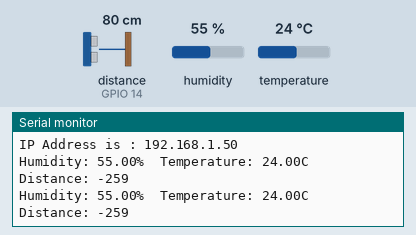
Bench run of a sketch on a simulated ESP32. Shown: the last lines printed to the serial monitor. Wiring (inferred from the names in the program): ultrasonic range finder: trigger GPIO 12; echo GPIO 14. The test bench sets the inputs (shaded band); at power-on: distance to the obstacle (sensor on GPIO 14) 80 cm, humidity 55 %, temperature 24 °C. The echo pulse lasts 58.3 µs per cm; WiFi joins after 1.5 s; servers stay silent unless stated.

Above: at 3.7 s.
3.8 s: distance to the obstacle (sensor on GPIO 14) set to 2 cm
At 5.1 s:
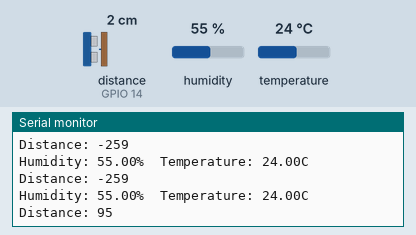
5.3 s: humidity set to 22 %
At 6.6 s:
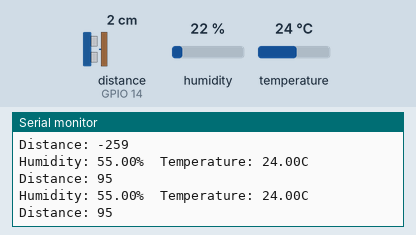
6.8 s: temperature set to 12 °C
At 8.1 s:
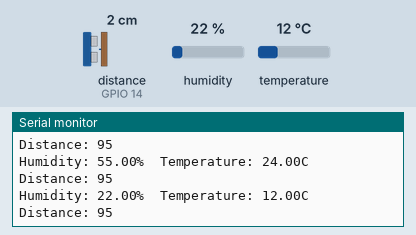
8.3 s: distance to the obstacle (sensor on GPIO 14) set to 4 cm
At 9.6 s:
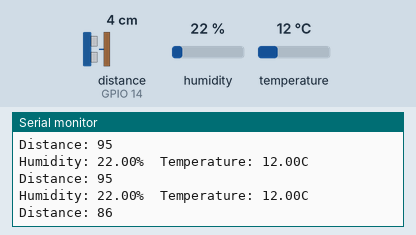
9.8 s: humidity set to 40 %
At 11.4 s:
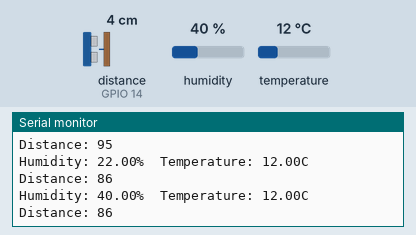
Timing chart, 0 to 12.3 s (numbered marks = the images above; inputs shaded):
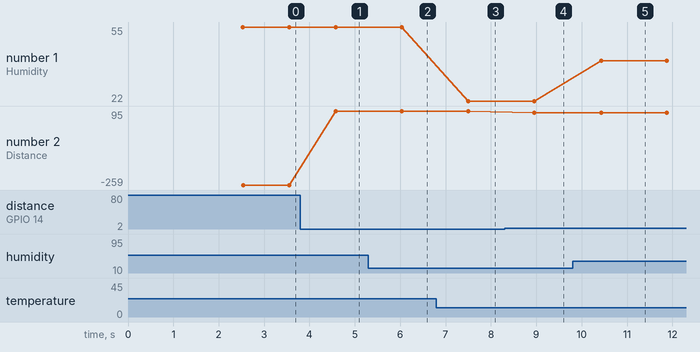

The sketch:

Client_Alerts.ino
```cpp
#include <WiFi.h>                                                    // esp8266 library

#include <IOXhop_FirebaseESP32.h>                                                // firebase library
#include <DHT.h>                                                            // dht11 temperature and humidity sensor library


#define FIREBASE_HOST "https://mrrobot-29a3f.firebaseio.com/"                          // the project name address from firebase id
#define FIREBASE_AUTH "lvzM8siKpBTNgeL8ea8qBrkngVfqRjgJnqFDCdwF"            // the secret key generated from firebase

#define WIFI_SSID "Connect"                                             // input your home or public wifi name
#define WIFI_PASSWORD "zxcvbnma"                                    //password of wifi ssid

#define DHTPIN 22                                                           // what digital pin we're connected to
#define DHTTYPE DHT11                                                       // select dht type as DHT 11 or DHT22
DHT dht(DHTPIN, DHTTYPE);

const int trigPin = 12;
const int echoPin = 14;

long duration;
int distance;
 int GarbageLevel;
void setup() {
  Serial.begin(9600);

  pinMode(trigPin, OUTPUT); // Sets the trigPin as an Output
  pinMode(echoPin, INPUT); // Sets the echoPin as an Input

  delay(1000);
  WiFi.begin(WIFI_SSID, WIFI_PASSWORD);                                     //try to connect with wifi
  Serial.print("Connecting to ");
  Serial.print(WIFI_SSID);
  while (WiFi.status() != WL_CONNECTED) {
    Serial.print(".");
    delay(500);
  }
  Serial.println();
  Serial.print("Connected to ");
  Serial.println(WIFI_SSID);
  Serial.print("IP Address is : ");
  Serial.println(WiFi.localIP());                                            //print local IP address
  Firebase.begin(FIREBASE_HOST, FIREBASE_AUTH);   // connect to firebase
  dht.begin();                                                               //Start reading dht sensor
}

void loop() {
  float h = dht.readHumidity();                                              // Reading temperature or humidity takes about 250 milliseconds!
  float t = dht.readTemperature();                                           // Read temperature as Celsius (the default)

  if (isnan(h) || isnan(t)) {                                                // Check if any reads failed and exit early (to try again).
    Serial.println(F("Failed to read from DHT sensor!"));
    return;
  }

  Serial.print("Humidity: ");  Serial.print(h);
  String fireHumid = String(h) + String("%");                                         //convert integer humidity to string humidity
  Serial.print("%  Temperature: ");  Serial.print(t);  Serial.println("C");
  String fireTemp = String(t) + String("C");                                                     //convert integer temperature to string temperature


  // Clears the trigPin
  digitalWrite(trigPin, LOW);
  delayMicroseconds(2);
  // Sets the trigPin on HIGH state for 10 micro seconds
  digitalWrite(trigPin, HIGH);
  delayMicroseconds(10);
  digitalWrite(trigPin, LOW);
  // Reads the echoPin, returns the sound wave travel time in microseconds
  duration = pulseIn(echoPin, HIGH);
  // Calculating the distance
  distance= duration*0.034/2;
   GarbageLevel = ((22-distance)*100)/22;
  // Prints the distance on the Serial Monitor
  Serial.print("Distance: ");
  Serial.println(GarbageLevel);
  delay(1000);

  if(GarbageLevel >= 60){
    Firebase.set("/Alerts/1111/Humidity", fireHumid);                                  //setup path and send readings
  Firebase.set("/Alerts/1111/Temperature", fireTemp);                              //setup path and send readings
  Firebase.set("/Alerts/1111/GarbageLevel", GarbageLevel);
  }
}
```

Measured:
- after the input at 3.8 s, the serial monitor: prints a new line after 0.78 s (image 1)
- after the input at 6.8 s, the serial monitor: prints a new line after 0.70 s (image 3)
- after the input at 8.3 s, the serial monitor: prints a new line after 0.66 s (image 4)
- after the input at 9.8 s, the serial monitor: prints a new line after 0.63 s (image 5)
- plotted number 1: 22 → 40 after the input at 9.8 s
- plotted number 2: -259 → 95 after the input at 3.8 s, 95 → 86 after the input at 8.3 s
